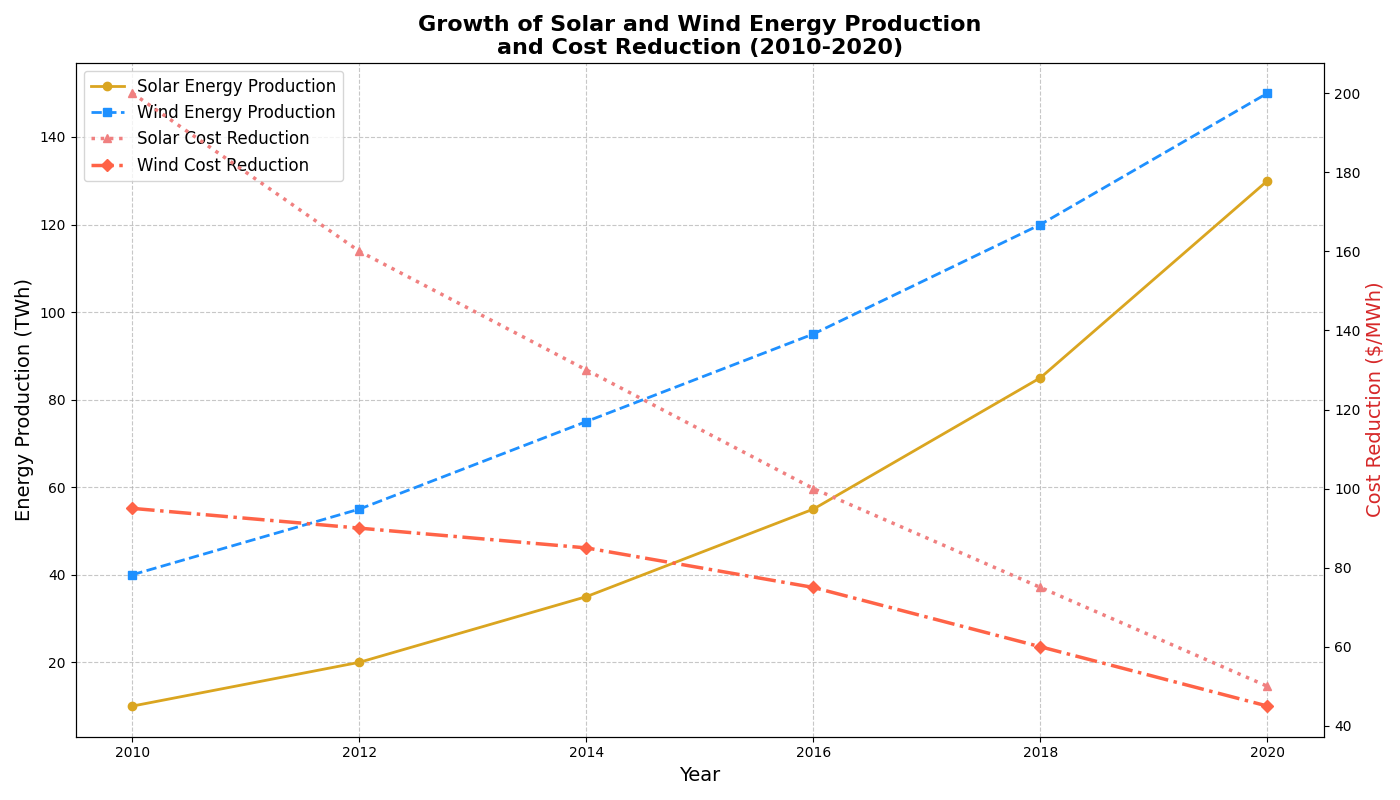

The Python source for this figure:
import matplotlib.pyplot as plt
import numpy as np

# The topic: The Evolution of Solar and Wind Energy Production in a Growing Renewable Market
# Timeline: Analysis from 2010 to 2020

# Define the years
years = np.array([2010, 2012, 2014, 2016, 2018, 2020])

# Define energy production (in TWh) data for Solar and Wind energy
solar_energy = np.array([10, 20, 35, 55, 85, 130])  # Solar energy production
wind_energy = np.array([40, 55, 75, 95, 120, 150])  # Wind energy production

# Define cost reduction in $ per MWh for Solar and Wind energy
solar_cost_reduction = np.array([200, 160, 130, 100, 75, 50])
wind_cost_reduction = np.array([95, 90, 85, 75, 60, 45])

# Create the plot
fig, ax1 = plt.subplots(figsize=(14, 8))

# Plot the lines for energy production
ax1.plot(years, solar_energy, label='Solar Energy Production', color='goldenrod', marker='o', linestyle='-', linewidth=2)
ax1.plot(years, wind_energy, label='Wind Energy Production', color='dodgerblue', marker='s', linestyle='--', linewidth=2)

# Adding a title to the plot
ax1.set_title('Growth of Solar and Wind Energy Production\nand Cost Reduction (2010-2020)', fontsize=16, fontweight='bold')

# Adding labels for x and y axes
ax1.set_xlabel('Year', fontsize=14)
ax1.set_ylabel('Energy Production (TWh)', fontsize=14)

# Adding a secondary y-axis to show cost reduction
ax2 = ax1.twinx()
ax2.set_ylabel('Cost Reduction ($/MWh)', fontsize=14, color='tab:red')
ax2.plot(years, solar_cost_reduction, label='Solar Cost Reduction', color='lightcoral', marker='^', linestyle=':', linewidth=2.5)
ax2.plot(years, wind_cost_reduction, label='Wind Cost Reduction', color='tomato', marker='D', linestyle='-.', linewidth=2.5)

# Adding legends
lines1, labels1 = ax1.get_legend_handles_labels()
lines2, labels2 = ax2.get_legend_handles_labels()
ax1.legend(lines1 + lines2, labels1 + labels2, loc='upper left', fontsize=12, frameon=True)

# Adding grid for readability
ax1.grid(True, linestyle='--', alpha=0.7)

# Adjust layout to avoid overlapping
plt.tight_layout()

# Display the plot
plt.show()
